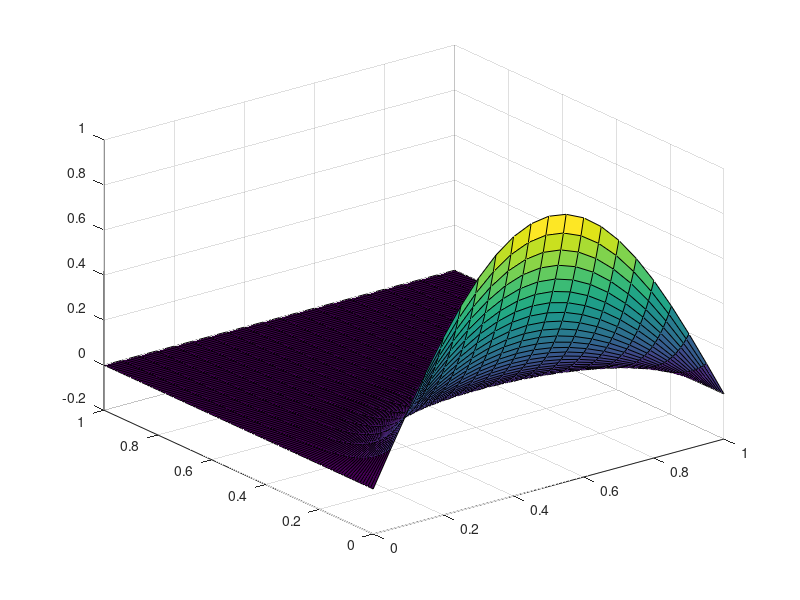

Here is the MATLAB script that generated this plot: (Note: this script raises an error after producing the figure.)
% Solving the diffusion equation $u_t=u_{xx}$ on $[0,1]X[0,1]$ 
% using an implicit scheme
%
% john jenkinson, UTSA 2014
clear all; close all; clc;
% Domain discretization.
dt=0.01;
dx=0.05;
a=dt/dx^2;
x=0:dx:1;
t=0:dt:1;

% Initialization of the solution.
u = zeros(length(x),length(t));
% Setting initial conditions.
u(:,1)=abs(sin(pi*x));
u(1,:)=zeros(size(t));
u(length(x),:)=zeros(size(t'));
% Constructing A, the tridiagonal matrix of the scheme.
A=zeros(length(x),length(x));
A(1,1)=1;
A(length(x), length(x))=1;
for k=2:length(x)-1
    A(k,k-1:k+1)=[-a 1+2*a -a];
end
% Updating the columns of u according to the scheme.
for j=2:length(t)
    u(:,j)=A\u(:,j-1);
end
% Plotting the solution.
[X,T]=meshgrid(x,t);
surf(X,T,u')
alpha 0.8
axis equal


